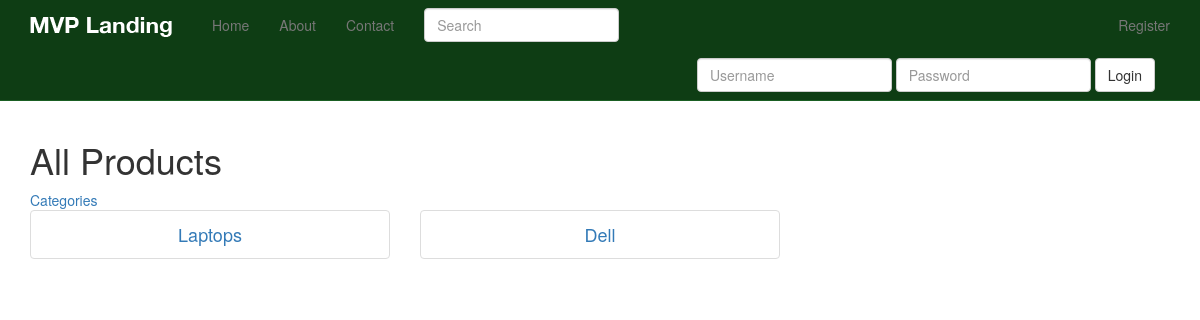
The page /categories/ on the database as committed earlier.
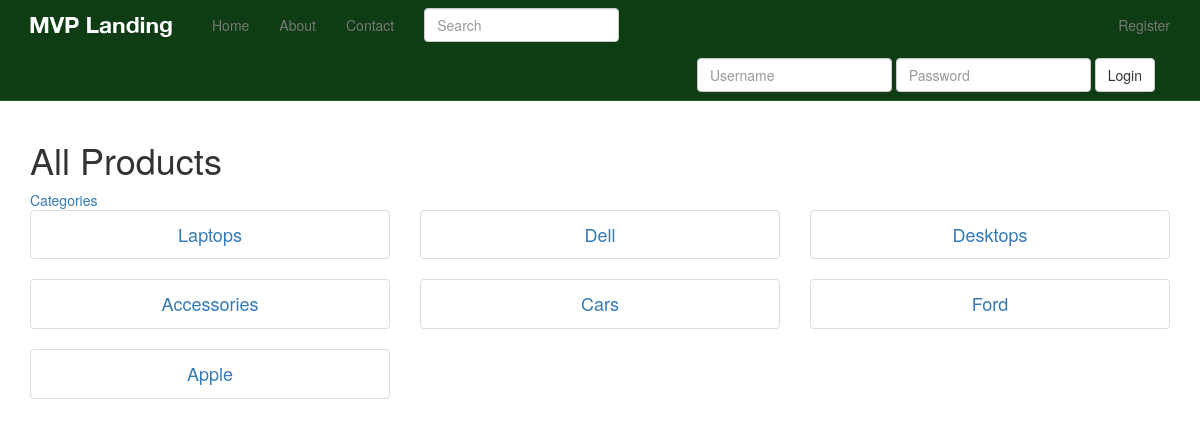
The same page on the database as committed later.
### products/models.py (models this page shows, shortened)
class Category(models.Model):
    title = models.CharField(max_length=120, unique=True)
    slug = models.SlugField(unique=True)
    description = models.TextField(null=True, blank=True)
    active = models.BooleanField(default=True)
    timestamp = models.DateTimeField(auto_now_add=True, auto_now=False)
    def get_absolute_url(self):
        return reverse("category_detail", kwargs={
            "slug" : self.slug
        })

### products/views.py (the view)
class CategoryListView(ListView):
    model = Category
    queryset = Category.objects.all()
    template_name = "products/product_list.html"

### products/templates/products/product_list.html
{% extends "base.html" %}
{% block content %}
    <h1>All Products</h1><a href="{% url "categories" %}">Categories</a>
    <div class="row">
    {% for object in object_list %}
        <div class="col-sm-4">
        {% include "products/product_thumbnail.html" with product=object price="True" %}
        </div>
        {% cycle '' '' '</div><div class="row">' %}
    {% endfor %}
    </div>
{% endblock %}

### templates/base.html (shortened to what this page needs)
{% load staticfiles %}
<!DOCTYPE html>
<html lang="en">
<head>
    {% include 'head_css.html' %}
</head>
<body>
{% include 'navbar.html' %}
<div class="container">
    {% block content %}
    {% endblock %}
</div>
</body>
</html>

### templates/head_css.html
{% load staticfiles %}
    <link rel="stylesheet" href="//maxcdn.bootstrapcdn.com/font-awesome/4.3.0/css/font-awesome.min.css">
    <link href="{% static 'css/bootstrap.min.css' %}" rel="stylesheet">
    <link href="{% static 'css/navbar-static-top.css' %}" rel="stylesheet">
    <link href="{% static 'css/font-awesome.css' %}" rel="stylesheet">
    <link href="{% static 'css/custom.css' %}" rel="stylesheet">

### templates/navbar.html (shortened to what this page needs)
   {% load staticfiles %}
    <nav class="navbar navbar-default navbar-static-top">
      <div class="container">
        <div class="navbar-header">
          <a class="navbar-brand" href="{% url 'home' %}"><img src="{% static 'img/mvp_landing_logo.png' %}" /></a>
        </div>
        <div id="navbar" class="navbar-collapse collapse">
            <ul class="nav navbar-nav">
                <li><a href="{% url 'home' %}">Home</a></li>
                <li><a href="{% url 'about' %}">About</a></li>
                <li><a href="{% url 'contact' %}">Contact</a></li>
            </ul>
            <form class="navbar-form navbar-left" method="get" action="{% url 'products' %}">
                <div class="form-group">
                    <input type="text" class="form-control" placeholder="Search" name="q">
                </div>
            </form>
            <ul class="nav navbar-nav navbar-right" role="search" >
                {% if request.user.is_authenticated %}
                    <li><a href="{% url 'auth_logout' %}">Logout</a></li>
                {% else %}
                    <li><a href="{% url 'registration_register' %}">Register</a></li>
                {% endif %}
            </ul>
          {% if not request.user.is_authenticated and not "/accounts/login" in request.get_full_path %}
            <form class='navbar-form navbar-right' method='POST' action='{% url "auth_login" %}'>{% csrf_token %}
              <div class='form-group'>
                  <input type='text' class='form-control' name='username' placeholder='Username' />
              </div>
              <div class='form-group'>
                  <input type='password' class='form-control' name='password' placeholder='Password' />
              </div>
              <button type='submit' class='btn btn-default'>Login</button>
          </form>
          {% endif %}
        </div>
      </div>
    </nav>

### products/templates/products/product_thumbnail.html (shortened to what this page needs)
<div class="thumbnail text-align-center">
    <h4>
        <a href="{{ product.get_absolute_url }}">{{ product.title }}</a>
    </h4>
</div>

### templates/javascript.html (shortened to what this page needs)
{% load staticfiles %}

### static_in_pro/our_static/css/navbar-static-top.css (style rules this page uses)
body { min-height: 1000px; }
.navbar-static-top { margin-bottom: 19px; background-color: #0E3D14; border-color: #1A5F23; }
.navbar-default .navbar-brand { color: #FFF; }

### static_in_pro/our_static/css/custom.css (style rules this page uses)
.text-align-center { text-align: center; }

Rows that differ between the two databases and show on the page:
added Category: title "Desktops"
added Category: title "Accessories"
added Category: title "Cars"
added Category: title "Ford"
added Category: title "Apple"
